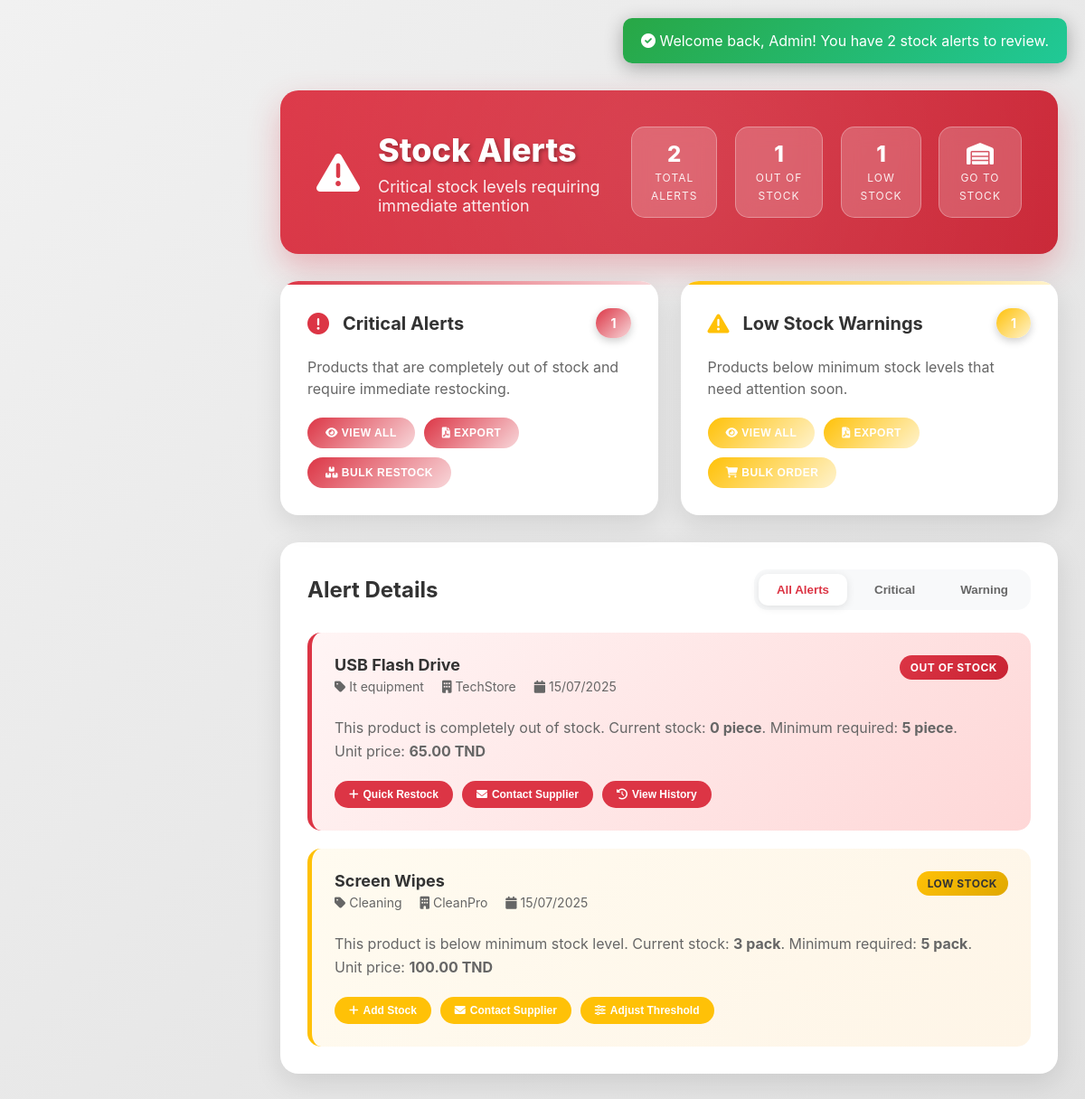
The app's page /stockalerte.php with its own data.
### tables this page shows
CREATE TABLE `article` (
  `id_article` int(11) NOT NULL,
  `nom` varchar(100) NOT NULL,
  `description` text DEFAULT NULL,
  `marque` varchar(50) DEFAULT NULL,
  `id_categorie` int(11) DEFAULT NULL,
  `date_importation` datetime NOT NULL,
  `fournisseur` varchar(100) NOT NULL,
  `seuil_min` int(100) NOT NULL,
  `unit` varchar(20) NOT NULL DEFAULT 'piece',
  `current_stock` int(11) NOT NULL DEFAULT 0,
  `prix_unitaire` decimal(10,0) NOT NULL,
  `totale_achat` decimal(10,0) NOT NULL,
  `image` varchar(255) NOT NULL
);

CREATE TABLE `categories` (
  `id_categorie` int(11) NOT NULL,
  `nom_categorie` varchar(50) NOT NULL,
  `description` text DEFAULT NULL,
  `icon` varchar(50) DEFAULT NULL,
  `date_creation` datetime DEFAULT current_timestamp()
);

### stockalerte.php (the view, shortened to what this page needs)
<!DOCTYPE html>
<html lang="fr">
<head>
    <link href="https://cdnjs.cloudflare.com/ajax/libs/font-awesome/6.0.0/css/all.min.css" rel="stylesheet">
</head>
<body>
<?php
$servername = "localhost";
$username = "root";
$password = "";
$dbname = "ch office track";
try {
    $pdo = new PDO("mysql:host=$servername;dbname=$dbname", $username, $password);
    $pdo->setAttribute(PDO::ATTR_ERRMODE, PDO::ERRMODE_EXCEPTION);
    $stmt = $pdo->query("SELECT a.*, c.nom_categorie as categorie_nom
                         FROM article a
                         LEFT JOIN categories c ON a.id_categorie = c.id_categorie");
    $products = $stmt->fetchAll(PDO::FETCH_ASSOC);
    $outOfStock = array_filter($products, function($product) {
        return $product['current_stock'] == 0;
    });
    $lowStock = array_filter($products, function($product) {
        return $product['current_stock'] > 0 && $product['current_stock'] < $product['seuil_min'];
    });
    $allAlerts = array_merge($outOfStock, $lowStock);
} catch(PDOException $e) {
    die("Erreur de connexion: " . $e->getMessage());
}
?>
<main class="main-content">
    <div class="page-header">
        <div class="page-header-content">
            <div class="header-left">
                <i class="alert-icon-large fas fa-exclamation-triangle"></i>
                <div>
                    <h1 class="page-title">Stock Alerts</h1>
                    <p class="page-subtitle">Critical stock levels requiring immediate attention</p>
                </div>
            </div>
            <div class="alerts-summary">
                <div class="summary-item">
                    <span class="summary-number"><?php echo count($allAlerts); ?></span>
                    <span class="summary-label">Total Alerts</span>
                </div>
                <div class="summary-item">
                    <span class="summary-number"><?php echo count($outOfStock); ?></span>
                    <span class="summary-label">Out of Stock</span>
                </div>
                <div class="summary-item">
                    <span class="summary-number"><?php echo count($lowStock); ?></span>
                    <span class="summary-label">Low Stock</span>
                </div>
                <a href="stockroom.php" class="summary-item" style="text-decoration: none; color: white;">
                    <span class="summary-number"><i class="fas fa-warehouse"></i></span>
                    <span class="summary-label">Go to Stock</span>
                </a>
            </div>
        </div>
    </div>
    <div class="alert-categories">
        <div class="category-card critical">
            <div class="category-header">
                <div class="category-info">
                    <i class="category-icon fas fa-exclamation-circle"></i>
                    <h3 class="category-title">Critical Alerts</h3>
                </div>
                <span class="category-count"><?php echo count($outOfStock); ?></span>
            </div>
            <p class="category-description">
                Products that are completely out of stock and require immediate restocking.
            </p>
            <div class="quick-actions">
                <button class="action-btn" onclick="filterAlerts('critical')">
                    <i class="fas fa-eye"></i> View All
                </button>
                <button class="action-btn" onclick="generateReport('critical')">
                    <i class="fas fa-file-pdf"></i> Export
                </button>
                <button class="action-btn" onclick="bulkAction('restock')">
                    <i class="fas fa-boxes"></i> Bulk Restock
                </button>
            </div>
        </div>
        <div class="category-card warning">
            <div class="category-header">
                <div class="category-info">
                    <i class="category-icon fas fa-exclamation-triangle"></i>
                    <h3 class="category-title">Low Stock Warnings</h3>
                </div>
                <span class="category-count"><?php echo count($lowStock); ?></span>
            </div>
            <p class="category-description">
                Products below minimum stock levels that need attention soon.
            </p>
            <div class="quick-actions">
                <button class="action-btn" onclick="filterAlerts('warning')">
                    <i class="fas fa-eye"></i> View All
                </button>
                <button class="action-btn" onclick="generateReport('warning')">
                    <i class="fas fa-file-pdf"></i> Export
                </button>
                <button class="action-btn" onclick="bulkAction('order')">
                    <i class="fas fa-shopping-cart"></i> Bulk Order
                </button>
            </div>
        </div>
    </div>
    <div class="alert-details">
        <div class="section-header">
            <h3 class="section-title">Alert Details</h3>
            <div class="filter-tabs">
                <button class="filter-tab active" onclick="filterAlerts('all')">All Alerts</button>
                <button class="filter-tab" onclick="filterAlerts('critical')">Critical</button>
                <button class="filter-tab" onclick="filterAlerts('warning')">Warning</button>
            </div>
        </div>
        <div class="alert-items" id="alertItems">
            <?php foreach ($outOfStock as $product): ?>
            <div class="alert-item critical" data-type="critical">
                <div class="alert-item-header">
                    <div class="alert-item-info">
                        <h4 class="alert-item-title"><?php echo htmlspecialchars($product['nom']); ?></h4>
                        <div class="alert-item-meta">
                            <span><i class="fas fa-tag"></i> <?php echo htmlspecialchars($product['categorie_nom']); ?></span>
                            <span><i class="fas fa-building"></i> <?php echo htmlspecialchars($product['fournisseur']); ?></span>
                            <span><i class="fas fa-calendar"></i> <?php echo date('d/m/Y', strtotime($product['date_importation'])); ?></span>
                        </div>
                    </div>
                    <span class="alert-item-status status-critical">Out of Stock</span>
                </div>
                <p class="alert-item-description">
                    This product is completely out of stock. Current stock: <strong>0 <?php echo htmlspecialchars($product['unit']); ?></strong>.
                    Minimum required: <strong><?php echo $product['seuil_min']; ?> <?php echo htmlspecialchars($product['unit']); ?></strong>.
                    <br>Unit price: <strong><?php echo number_format($product['prix_unitaire'], 2); ?> TND</strong>
                </p>
                <div class="alert-item-actions">
                    <button class="action-btn-small" onclick="quickRestock(<?php echo $product['id_article']; ?>)">
                        <i class="fas fa-plus"></i> Quick Restock
                    </button>
                    <button class="action-btn-small" onclick="contactSupplier('<?php echo $product['fournisseur']; ?>', [<?php echo $product['id_article']; ?>])">
                        <i class="fas fa-envelope"></i> Contact Supplier
                    </button>
                    <button class="action-btn-small" onclick="viewHistory(<?php echo $product['id_article']; ?>)">
                        <i class="fas fa-history"></i> View History
                    </button>
                </div>
            </div>
            <?php endforeach; ?>
            <?php foreach ($lowStock as $product): ?>
            <div class="alert-item warning" data-type="warning">
                <div class="alert-item-header">
                    <div class="alert-item-info">
                        <h4 class="alert-item-title"><?php echo htmlspecialchars($product['nom']); ?></h4>
                        <div class="alert-item-meta">
                            <span><i class="fas fa-tag"></i> <?php echo htmlspecialchars($product['categorie_nom']); ?></span>
                            <span><i class="fas fa-building"></i> <?php echo htmlspecialchars($product['fournisseur']); ?></span>
                            <span><i class="fas fa-calendar"></i> <?php echo date('d/m/Y', strtotime($product['date_importation'])); ?></span>
                        </div>
                    </div>
                    <span class="alert-item-status status-warning">Low Stock</span>
                </div>
                <p class="alert-item-description">
                    This product is below minimum stock level. Current stock: <strong><?php echo $product['current_stock']; ?> <?php echo htmlspecialchars($product['unit']); ?></strong>.
                    Minimum required: <strong><?php echo $product['seuil_min']; ?> <?php echo htmlspecialchars($product['unit']); ?></strong>.
                    <br>Unit price: <strong><?php echo number_format($product['prix_unitaire'], 2); ?> TND</strong>
                </p>
                <div class="alert-item-actions">
                    <button class="action-btn-small" onclick="quickRestock(<?php echo $product['id_article']; ?>)">
                        <i class="fas fa-plus"></i> Add Stock
                    </button>
                    <button class="action-btn-small" onclick="contactSupplier('<?php echo $product['fournisseur']; ?>', [<?php echo $product['id_article']; ?>])">
                        <i class="fas fa-envelope"></i> Contact Supplier
                    </button>
                    <button class="action-btn-small" onclick="adjustThreshold(<?php echo $product['id_article']; ?>)">
                        <i class="fas fa-sliders-h"></i> Adjust Threshold
                    </button>
                </div>
            </div>
            <?php endforeach; ?>
        </div>
    </div>
</main>
<div id="notification" class="notification" style="display: none;">
    <i class="fas fa-check-circle"></i> <span id="notificationText">Action completed successfully!</span>
</div>
</body>
</html>

### records on screen
article: nom "USB Flash Drive", id_categorie.nom_categorie "It equipment", fournisseur "TechStore", date_importation "15/07/2025", unit "piece", seuil_min "5", prix_unitaire "65.00"
article: nom "Screen Wipes", id_categorie.nom_categorie "Cleaning", fournisseur "CleanPro", date_importation "15/07/2025", current_stock "3", unit "pack", seuil_min "5", prix_unitaire "100.00"

### other values on screen
count($allAlerts) "2"
count($outOfStock) "1"
count($lowStock) "1"
